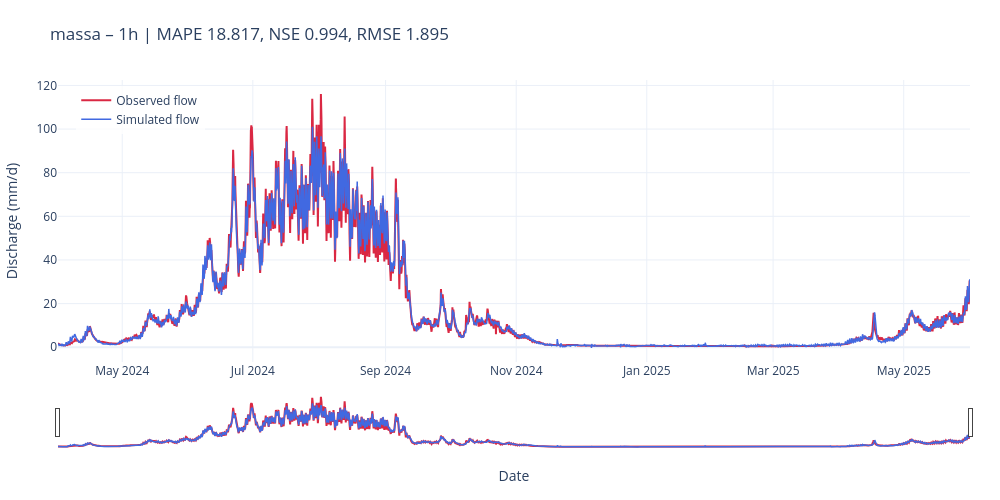

The notebook cell saved with this chart:
### Markdown cell above
Let's plot the model predictions vs. the observations

### Code cell
qobs=results['massa']['1h']['xr']['streamflow_obs']
qsim=results['massa']['1h']['xr']['streamflow_sim']
plot_hydrograph(
    qobs=qobs,
    qsim=qsim,
    results=results,
    basin='massa',
    freq='1h',
    plot_peaks=False  # turn on high-flow markers
)

### Figure 1 — Plotly figure (JSON) as saved in the notebook; plotly's stock layout.template omitted (floating-point values rounded to 4 significant figures; data arrays with more than 128 entries replaced by an {"elided": "..."} marker saying what was removed)
{"data": [{"line": {"color": "#da2843", "width": 2}, "mode": "lines", "name": "Observed flow", "type": "scatter", "x": {"elided": "10224 str values"}, "y": {"elided": "10224 float values"}}, {"line": {"color": "royalblue", "width": 1.5}, "mode": "lines", "name": "Simulated flow", "type": "scatter", "x": {"elided": "10224 str values"}, "y": {"elided": "10224 float values"}}], "layout": {"height": 500, "hovermode": "x unified", "legend": {"bgcolor": "rgba(255,255,255,0.8)", "x": 0.02, "y": 0.98}, "margin": {"b": 50, "l": 50, "r": 30, "t": 80}, "title": {"text": "massa – 1h | MAPE 18.817, NSE 0.994, RMSE 1.895"}, "width": 1000, "xaxis": {"rangeslider": {"visible": true}, "title": {"text": "Date"}}, "yaxis": {"title": {"text": "Discharge (mm/d)"}}}}
